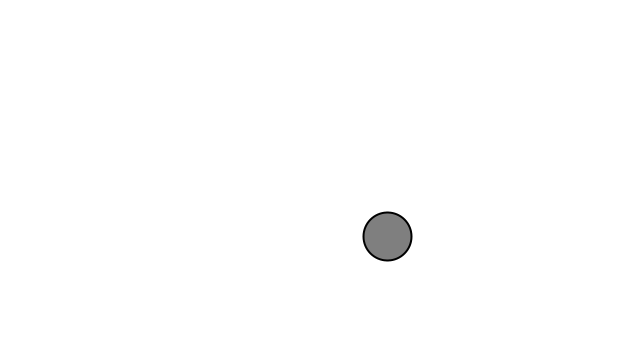
Frame 1 (no input)
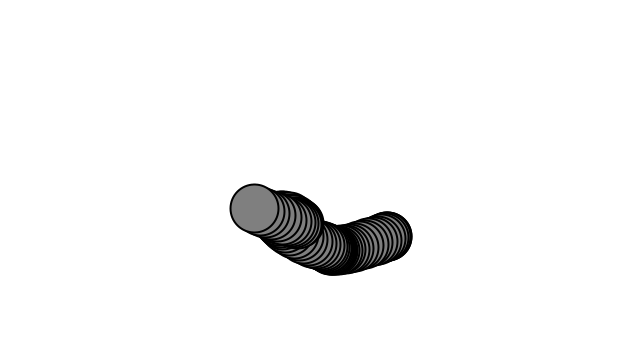
Frame 60 (the mouse pressed at the canvas centre just before this capture)
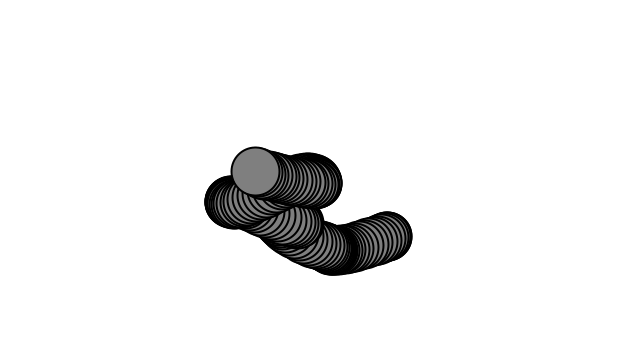
Frame 120 (the mouse held since frame 60 and released just before this capture)

The Processing sketch that drew these frames (run headless with seeded random() and noise(); from frame 60 on, the mouse is pressed at the canvas centre):

// Processing sketch: Example_0_6_Perlin_Noise_Walker
// ── Example_0_6_Perlin_Noise_Walker.pde
// The Nature of Code
// Daniel Shiffman
// http://natureofcode.com

Walker walker;

void setup() {
  size(640, 360); // creating canvas of size 640 x 240
  walker = new Walker(); // creating an instance/object of class Walker
  background(255);
}

void draw() {
  walker.step();
  walker.show();
}

class Walker {
  float tx,ty,x,y;
  
  Walker() {
    this.tx = 0;
    this.ty = 10000;
  }

  void step() {
    //{!2} x- and y-position mapped from noise
    this.x = map(noise(this.tx), 0, 1, 0, width);
    this.y = map(noise(this.ty), 0, 1, 0, height);

    //{!2} Move forward through "time."
    this.tx += 0.01;
    this.ty += 0.01;
  }

  void show() {
    strokeWeight(2);
    fill(127);
    stroke(0);
    circle(this.x, this.y, 48);
  }
}
